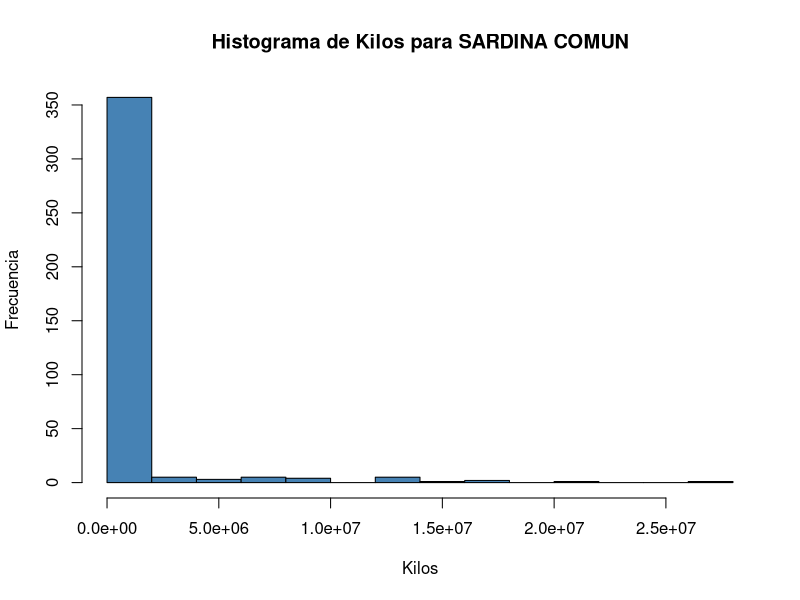
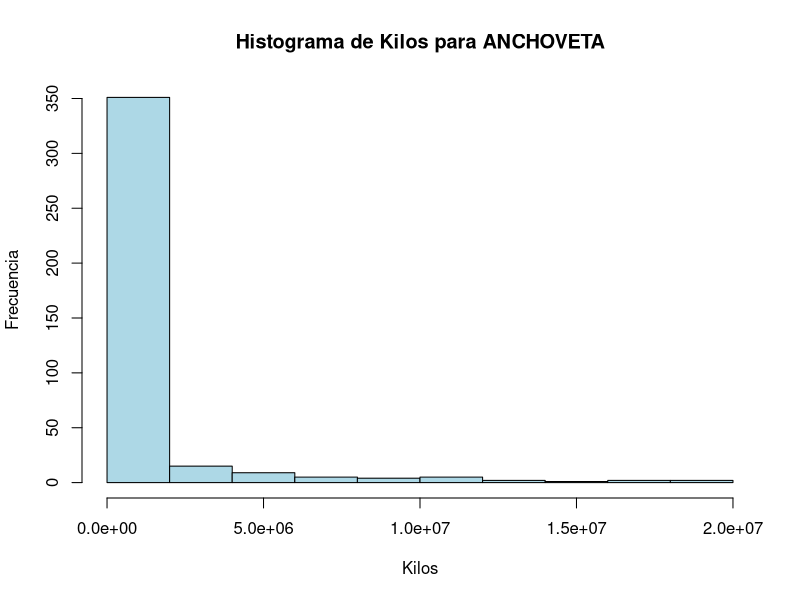
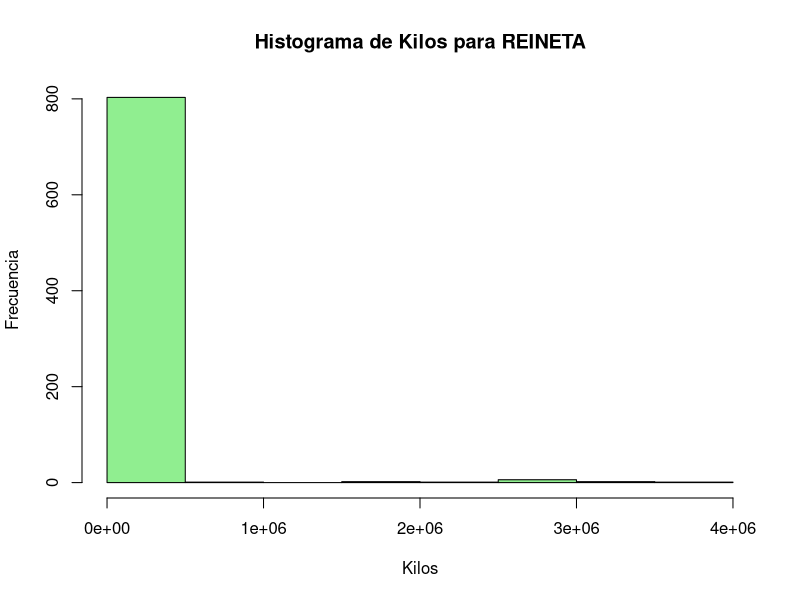
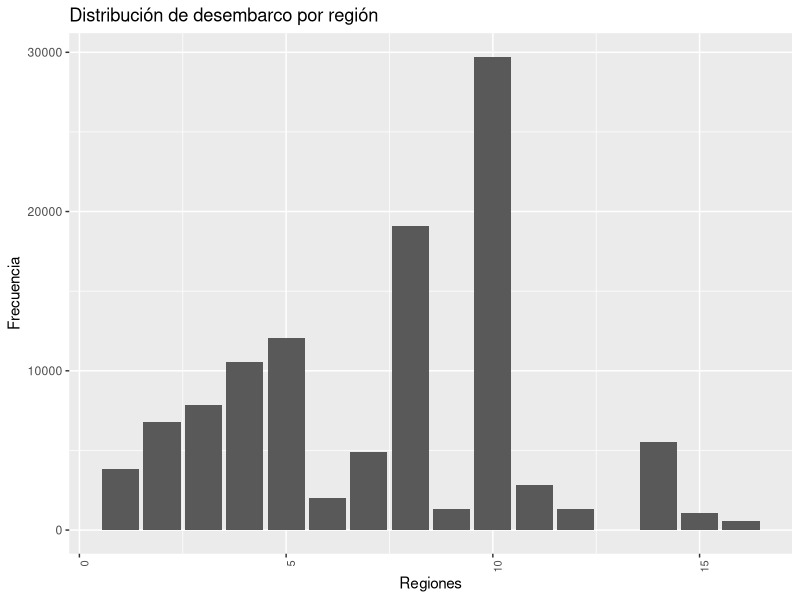

Here is the R script that generated these plots, in order:
## ---- chunk 1
library(readr)
library(ggplot2)
library(dplyr)
library(tidyr)
library(readxl)
library(gridExtra)
knitr::opts_chunk$set(echo = TRUE)
## ---- chunk 2
dataset <- read_xlsx("Desembarque por caleta y recurso.xlsx")

## ---- chunk 3
head(dataset)
## ---- chunk 4
dataset2 <- gather(data = dataset, key = "Meses", value = "Kilos", 6:17)
dataset2 <- select(dataset2, -Total) #Eliminamos el total
head(dataset2)
## ---- chunk 5
summary(dataset2)
## ---- chunk 6
dataset3 <- dataset2 %>% 
  mutate(Kilos = ifelse(is.na(Kilos), 0, Kilos))
summary(dataset3)
## ---- chunk 7
dataset3$Kilos <- as.numeric(dataset3$Kilos)
class(dataset3$Kilos)
## ---- chunk 8
subset_dataset <- dataset3 %>%
  filter(Region != 99)
summary(subset_dataset)
## ---- chunk 9
# Filtrar las observaciones por especie
RankingEspecies <- subset_dataset[subset_dataset$Especie %in% c("SARDINA COMUN", "ANCHOVETA", "REINETA"), ]
## ---- chunk 10
#Antes de Graficar Filtramos por especie


# Filtrar solo la especie "SARDINA COMUN"
especie_sardina <- RankingEspecies[RankingEspecies$Especie == "SARDINA COMUN", ]

# Filtrar solo la especie "SARDINA COMUN"
especie_anchoveta <- RankingEspecies[RankingEspecies$Especie == "ANCHOVETA", ]

# Filtrar solo la especie "REINETA"
especie_reineta <- RankingEspecies[RankingEspecies$Especie == "REINETA", ]

## ---- chunk 11

hist(especie_sardina$Kilos,col = "steelblue", xlab = "Kilos", ylab = "Frecuencia",
     main = "Histograma de Kilos para SARDINA COMUN")

hist(especie_anchoveta$Kilos,col = "lightblue", xlab = "Kilos", ylab = "Frecuencia",
     main = "Histograma de Kilos para ANCHOVETA")

hist(especie_reineta$Kilos,col = "lightgreen", xlab = "Kilos", ylab = "Frecuencia",
     main = "Histograma de Kilos para REINETA")

## ---- chunk 12
ggplot(subset_dataset, aes(x = Region)) +
  geom_bar() +
  labs(title = "Distribución de desembarco por región") +
  xlab("Regiones") +
  ylab("Frecuencia") +
  theme(axis.text.x = element_text(angle = 90, hjust = 1, size = 8))
